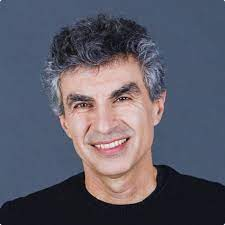
%> input picture bengio.jpeg, 225 x 225 px
$ octave main.m   (GNU Octave 9; MATLAB toolbox functions it lacks are replaced by stand-ins)
%> lines starting %> are read from the running program, lines starting %| are printed output that depends on the picture
%> further down, img is the input picture: size 225x225x3 uint8; mean R, G, B 91.8, 90.6, 103.5
### conv2D.m
function [feature_map] = conv2D(img, filters, stride, padding)
%> called with stride = 2, padding = 'same'
f = size(filters, 1);
p = (f-1)/2;
nfilter=size(filters,3);
%% this is the slight change
img=uint8(img);
subplot(1,nfilter+1,1);
imshow(img);
%%
%%zero padding
if isequal(padding ,'same')
    img = padarray(img,[p p],0,'both');
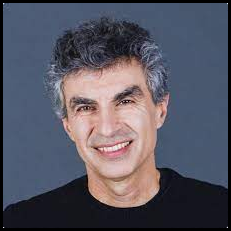
%> img: size 231x231x3 uint8; mean R, G, B 87.1, 86, 98.2
end

h=size(img,1);
%> h = 231
w=size(img,2);
%> w = 231
s=stride;
xlong=floor((h-f)/s)+1;
%> xlong = 113
ylong=floor((w-f)/s)+1;
%> ylong = 113


%finoutput is used to create the final image
finoutput=zeros(xlong,ylong);
page=zeros(xlong,ylong);
output=cat(3,page,page,page);
i=1;
rowstep=0;
columnstep=0;


    for rgb =1:3
%> this loop made 3 passes; what is shown inside it comes from the first
        for row = 1:s:h-f+1
            rowstep=rowstep+1;
            for column = 1:s:w-f+1
                columnstep=columnstep+1;
                local = img(row:row+f-1, column:column+f-1,rgb);
                if(nfilter<rgb)
                    output(rowstep, columnstep,rgb)=0;
                else
                 convolution = double(local) .* filters(:,:,rgb) ;
                 output(rowstep, columnstep,rgb) = sum(convolution, 'all');
                end
            end
            columnstep=0;
        end
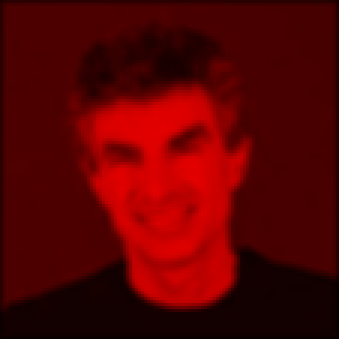
%> output: size 113x113x3 double (shown 3 times larger); mean R, G, B 90.3, 0, 0
%> after the loop, convolution = [0.408 0.408 0.408 0.306 0 0 0; 0.408 0.408 0.408 0.388 0 0 0; 0.408 0.408 0.408 1.18 0 0 0; 0.327 0.265 1.18 4.49 0 0 0; 0 0 0 0 0 0 0; 0 0 0 0 0 0 0; 0 0 0 0 0 0 0]; rowstep = 113
        rowstep=0;
        if(nfilter>=rgb)
           %% i change the i to i+1
           finoutput=finoutput+output(:,:,rgb);
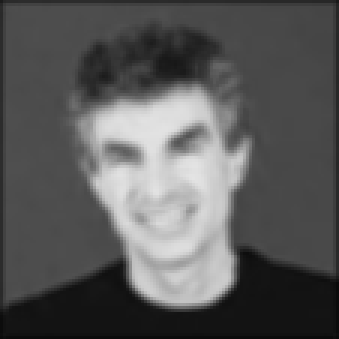
%> finoutput: size 113x113 double (shown 3 times larger); min 10.49, max 228.2, mean 90.3
           ot = uint8(output(:,:,rgb));
           subplot(1,nfilter+1,i+1);
           %%
           imshow(ot);
           i=i+1;
        end
    end
 %%   i deleted this part in which finoutput is shown
%finoutput = uint8(finoutput);
%subplot(1,nfilter+1,nfilter+1);
%imshow(finoutput);
%%
feature_map=output;
end

### main.m
clc; clear;
%%%%%%%%%%% READ THE INPUT IMAGE %%%%%%%%%%%
img = imread('images/bengio.jpeg');
%img = imread('images/andrew.jpeg');
%img = imread('images/goodfellow.jpeg');
%img = imread('images/leskovec.jpeg');
%%%%%%%%%%% DEFINE FILTERS %%%%%%%%%%%
horizontal_edge = [[-1,-1,-1];
                   [0,0,0];
                   [1,1,1]];

vertical_edge = [[-1,0,1];
                 [-1,0,1];
                 [-1,0,1]];

sharpening = [[0,-1,0];
              [-1,5,-1];
              [0,-1,0]];

sobel_horizontal = [[-1,-2,-1];
                    [0,0,0];
                    [1,2,1]];
sobel_vertical = [[-1,0,1];
                  [-2,0,2];
                  [-1,0,1]];

gaussian_5x5 = (1/273)*[[1,4,7,4,1];
                        [4,16,26,16,4];
                        [7,26,41,26,7];
                        [4,16,26,16,4];
                        [1,4,7,4,1]];

averaging_7x7 = (1/49)*ones(7,7);


% concatening filters ot build the `filters` tensor
filters = cat(3,averaging_7x7);
%filters = gaussian_5x5;
%%%%%%%%%%% PARAMETERS SETTING %%%%%%%%%%%
stride = 2;
padding = 'same';
%padding = 'valid';
%%%%%%%%%%% YOUR CODE HERE %%%%%%%%%%%
finaloutput=conv2D(img,filters,stride,padding);

%%%%%%%%%%% YOUR CODE HERE %%%%%%%%%%%

$ run again, with andrew.jpeg copied over bengio.jpeg
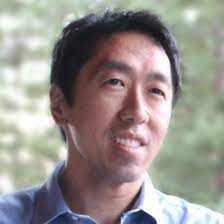
%> input picture andrew.jpeg, 224 x 224 px
%> img is the input picture: size 224x224x3 uint8; mean R, G, B 151.4, 146, 141.4
%> img: size 230x230x3 uint8
%> after the loop in conv2D, `for row = 1:s:h-f+1`:
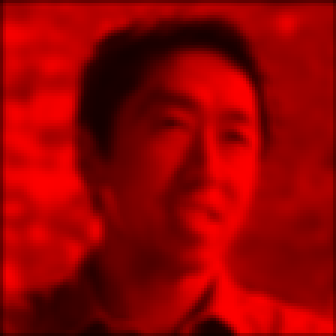
%> output: size 112x112x3 double (shown 3 times larger); mean R, G, B 149.1, 0, 0
%> after the loop in conv2D, `for row = 1:s:h-f+1`: convolution = [4.96 5.02 5.08 5.14 5.02 0 0; 4.96 5.06 5.08 5.16 5.1 0 0; 4.94 5.08 5.06 5.16 5.14 0 0; 4.92 5.1 5.08 5.16 5.2 0 0; 4.9 5.14 5.06 5.14 5.2 0 0; 0 0 0 0 0 0 0; 0 0 0 0 0 0 0]; rowstep = 112
%> in conv2D, `finoutput=finoutput+output(:,:,rgb);`:
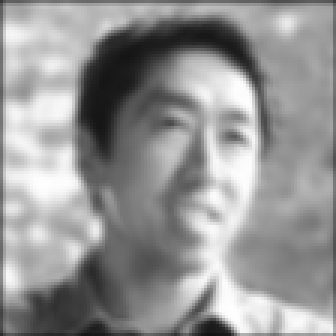
%> finoutput: size 112x112 double (shown 3 times larger); min 20.29, max 255, mean 149.1

$ run again, with goodfellow.jpeg copied over bengio.jpeg
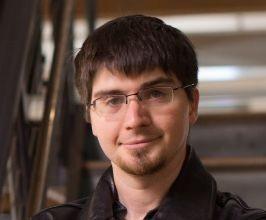
%> input picture goodfellow.jpeg, 266 x 220 px
%> img is the input picture: size 220x266x3 uint8; mean R, G, B 92.2, 72.1, 63.1
%> img: size 226x272x3 uint8
%> after the loop in conv2D, `for row = 1:s:h-f+1`:
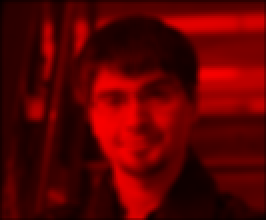
%> output: size 110x133x3 double (shown 2 times larger); mean R, G, B 91.1, 0, 0
%> after the loop in conv2D, `for row = 1:s:h-f+1`: convolution = [0.531 0.531 0.571 0.551 0.551 0 0; 0.592 0.531 0.469 0.327 0.327 0 0; 0.327 0.204 0.143 0.184 0.184 0 0; 0.286 0.224 0.204 0.286 0.286 0 0; 0.429 0.49 0.551 0.51 0.51 0 0; 0 0 0 0 0 0 0; 0 0 0 0 0 0 0]; rowstep = 110
%> in conv2D, `finoutput=finoutput+output(:,:,rgb);`:
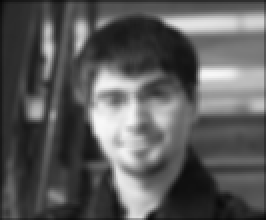
%> finoutput: size 110x133 double (shown 2 times larger); min 7.9, max 248.7, mean 91.1

$ run again, with leskovec.jpeg copied over bengio.jpeg
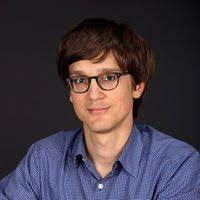
%> input picture leskovec.jpeg, 200 x 200 px
%> img is the input picture: size 200x200x3 uint8; mean R, G, B 69.2, 58.7, 69.4
%> img: size 206x206x3 uint8
%> after the loop in conv2D, `for row = 1:s:h-f+1`:
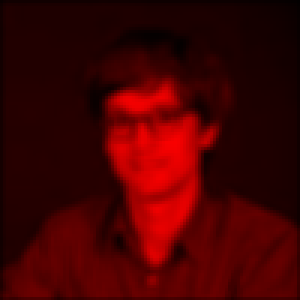
%> output: size 100x100x3 double (shown 3 times larger); mean R, G, B 68.4, 0, 0
%> after the loop in conv2D, `for row = 1:s:h-f+1`: convolution = [1.98 1.37 1.41 1.98 1.31 0 0; 1.8 1.65 1.51 1.63 1.2 0 0; 2.49 1.69 1.35 1.9 1.22 0 0; 1.35 1.9 1.84 1.57 1.43 0 0; 1.47 2.39 1.8 1.37 2.18 0 0; 0 0 0 0 0 0 0; 0 0 0 0 0 0 0]; rowstep = 100
%> in conv2D, `finoutput=finoutput+output(:,:,rgb);`:
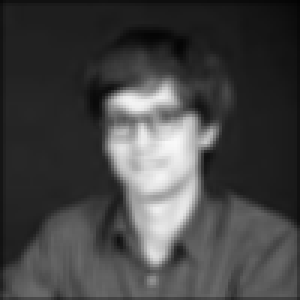
%> finoutput: size 100x100 double (shown 3 times larger); min 3.67, max 249.3, mean 68.4
